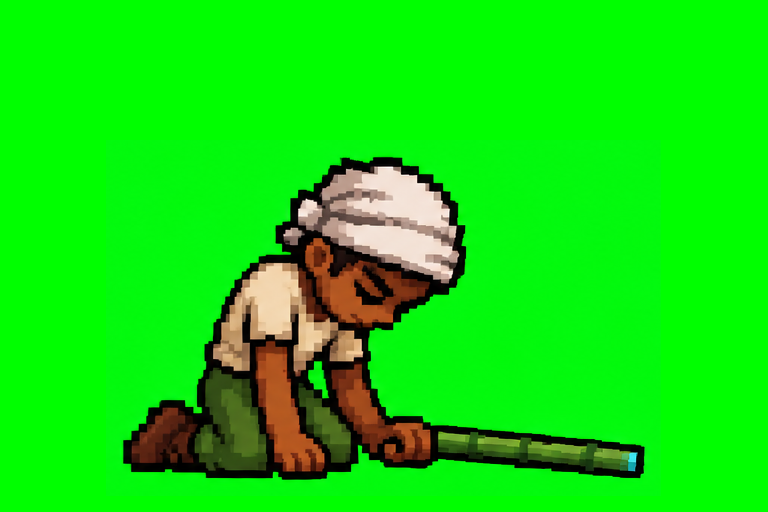
#> input picture fable/art/hero/source/death.png, 768 x 512 px
$ python build_skin_sprites.py ../hero/source/death.png ../hero/source/hurt.png
#> lines starting #> are read from the running program, lines starting #| are printed output that depends on the picture
"""Build animated sprite sheets for the Stone-kin and Ember-kin hero skins.

Source: art/skins/source/stonekin_emberkin.png — one green-screen sheet, Stone-kin
on the top row and Ember-kin on the bottom, each with READY / SHOOT / HURT / DEATH
poses holding a bamboo staff.

For each skin and each weapon this writes <skin>_<weapon>.png (18 frames of 96×64,
same frame layout as the human hero sheets, see game/systems/heroSprite.ts).

Usage (needs Pillow + NumPy):
    python art/skins/build_skin_sprites.py art/skins/source/stonekin_emberkin.png /tmp/skins_out
    for f in /tmp/skins_out/*.png; do cp "$f" "public/sprites/hero_$(basename "$f")"; done
(the hero_ prefix keeps them from clashing with BootScene's static '<skin>_<weapon>' textures)
Add --maps to print ASCII maps of each pose (used to measure the staff lines below).
"""
import sys, json
from pathlib import Path
import numpy as np
from PIL import Image
sys.path.insert(0, str(Path(__file__).resolve().parent.parent))
from swing import swing_frames

SRC = Path(sys.argv[1]); OUT = Path(sys.argv[2]); OUT.mkdir(parents=True, exist_ok=True)
MAPS = '--maps' in sys.argv
FW, FH = 96, 64
BASE_Y = FH - 2
CX = FW // 2
TARGET_H = 48            # game px tall for the READY pose (the human hero is ~49)

SKINS = {
    # cells: (x0, x1, y0, y1) in the source sheet for each pose
    'obsidian': dict(
        cells={'ready': (28, 336, 75, 440), 'shoot': (360, 806, 75, 440), 'hurt': (806, 1145, 75, 440), 'death': (1145, 1530, 75, 440)},
        motion='slither',
    ),
    'ember': dict(
        cells={'ready': (8, 344, 550, 945), 'shoot': (356, 793, 550, 945), 'hurt': (793, 1152, 550, 945), 'death': (1152, 1530, 550, 945)},
        motion='walk',
        # Ember-kin has no green of its own except the staff, so any other green is screen spill.
        green_is_spill=True,
    ),
}

BG = np.array([3, 250, 19])

def key_cell(sheet, box):
    x0, x1, y0, y1 = box
    im = sheet[y0:y1, x0:x1].astype(np.int32)
    d = np.sqrt(((im - BG) ** 2).sum(axis=2))
    r, g, b = im[..., 0], im[..., 1], im[..., 2]
    bg = (d < 60) | ((g > 200) & (r < 40) & (b < 70))
    alpha = np.where(bg, 0, 255).astype(np.uint8)
    return np.dstack([im.astype(np.uint8), alpha])

def shrink(rgba, scale):
    h, w = rgba.shape[:2]
    nw, nh = max(1, round(w / scale)), max(1, round(h / scale))
    arr = rgba.astype(np.float32)
    a = arr[..., 3:4] / 255.0
    pre = np.concatenate([arr[..., :3] * a, a * 255], axis=2)
    small = np.array(Image.fromarray(pre.astype(np.uint8)).resize((nw, nh), Image.BOX)).astype(np.float32)
    al = small[..., 3:4]
    rgb = np.where(al > 0, small[..., :3] * 255.0 / np.maximum(al, 1), 0)
    out = np.dstack([np.clip(rgb, 0, 255), np.where(al[..., 0] >= 110, 255, 0)]).astype(np.uint8)
    # Despill: edge pixels that are still mostly background green become transparent.
    a2 = out[..., 3] > 0
    pad = np.pad(a2, 1, constant_values=False)
    edge = a2 & ~(pad[:-2, 1:-1] & pad[2:, 1:-1] & pad[1:-1, :-2] & pad[1:-1, 2:])
    o = out.astype(np.int32)
    spill = edge & (o[..., 1] > o[..., 0] + 70) & (o[..., 1] > o[..., 2] + 70) & (o[..., 0] < 50)
    out[spill] = 0
    out = fill_holes(out)
    # Drop tiny specks (e.g. the hurt pose's "!" marks) not connected to the body.
    return drop_specks(out)

def fill_holes(fr):
    """Transparent pixels fully enclosed by the body (bright runes that matched the
    green screen) get the average colour of their opaque neighbours."""
    a = fr[..., 3] > 0
    h, w = a.shape
    outside = np.zeros_like(a)
    stack = [(y, x) for y in range(h) for x in (0, w - 1) if not a[y, x]] + \
            [(y, x) for x in range(w) for y in (0, h - 1) if not a[y, x]]
    for y, x in stack: outside[y, x] = True
    while stack:
        y, x = stack.pop()
        for ny, nx in ((y - 1, x), (y + 1, x), (y, x - 1), (y, x + 1)):
            if 0 <= ny < h and 0 <= nx < w and not a[ny, nx] and not outside[ny, nx]:
                outside[ny, nx] = True; stack.append((ny, nx))
    out = fr.copy()
    for y, x in zip(*np.where(~a & ~outside)):
        nb = [fr[ny, nx, :3].astype(int) for ny, nx in ((y - 1, x), (y + 1, x), (y, x - 1), (y, x + 1))
              if 0 <= ny < h and 0 <= nx < w and a[ny, nx]]
        if nb:
            out[y, x, :3] = np.mean(nb, axis=0).astype(np.uint8); out[y, x, 3] = 255
    return out

def drop_specks(fr, min_px=10, keep_glow=True):
    a = fr[..., 3] > 0
    h, w = a.shape
    seen = np.zeros_like(a)
    out = fr.copy()
    for sy in range(h):
        for sx in range(w):
            if a[sy, sx] and not seen[sy, sx]:
                stack, comp = [(sy, sx)], []
                seen[sy, sx] = True
                while stack:
                    y, x = stack.pop(); comp.append((y, x))
                    for dy in (-1, 0, 1):
                        for dx in (-1, 0, 1):
                            ny, nx = y + dy, x + dx
                            if 0 <= ny < h and 0 <= nx < w and a[ny, nx] and not seen[ny, nx]:
                                seen[ny, nx] = True; stack.append((ny, nx))
                if len(comp) < min_px:
                    px = np.array(comp)
                    cols = fr[px[:, 0], px[:, 1], :3].astype(int)
                    glow = keep_glow and (cols[:, 2] > cols[:, 0] + 30).any()   # keep the shoot flash sparkles
                    if not glow:
                        out[px[:, 0], px[:, 1]] = 0
    return out

def body_anchor(px):
    """Column of the head/torso: erode away thin parts (staff, fingers), then take the
    centroid of what's left in the upper half."""
    a = px[..., 3] > 0
    e = a.copy()
    for _ in range(2):
        p = np.pad(e, 1, constant_values=False)
        e = e & p[:-2, 1:-1] & p[2:, 1:-1] & p[1:-1, :-2] & p[1:-1, 2:]
    ys, xs = np.where(e if e.any() else a)
    top, bot = ys.min(), ys.max()
    sel = ys <= top + (bot - top) * 0.5
    return int(round(xs[sel].mean()))

def place(px, anchor):
    a = px[..., 3] > 0
    ys, xs = np.where(a)
    frame = np.zeros((FH, FW, 4), np.uint8)
    dx, dy = CX - anchor, BASE_Y - ys.max()
    for y, x in zip(ys, xs):
        nx, ny = x + dx, y + dy
        if 0 <= nx < FW and 0 <= ny < FH:
            frame[ny, nx] = px[y, x]
    return frame

# [22 lines left out: functions outline, ascii_map, not called in this run]

sheet = np.array(Image.open(SRC).convert('RGB'))
#> sheet is the input picture: shape (512, 768, 3); mean R, G, B 18.6, 222.9, 13.8
built = {}
for skin, cfg in SKINS.items():
    raw = {k: key_cell(sheet, box) for k, box in cfg['cells'].items()}
    ra = raw['ready'][..., 3] > 0
    ys = np.where(ra.any(axis=1))[0]
    scale = (ys.max() - ys.min() + 1) / TARGET_H
    poses = {}
    for k, r in raw.items():
        px = shrink(r, scale)
#> (the run stopped early here; a loop or call above may not have finished)

$ run again, on fable/art/hero/source/ready.png
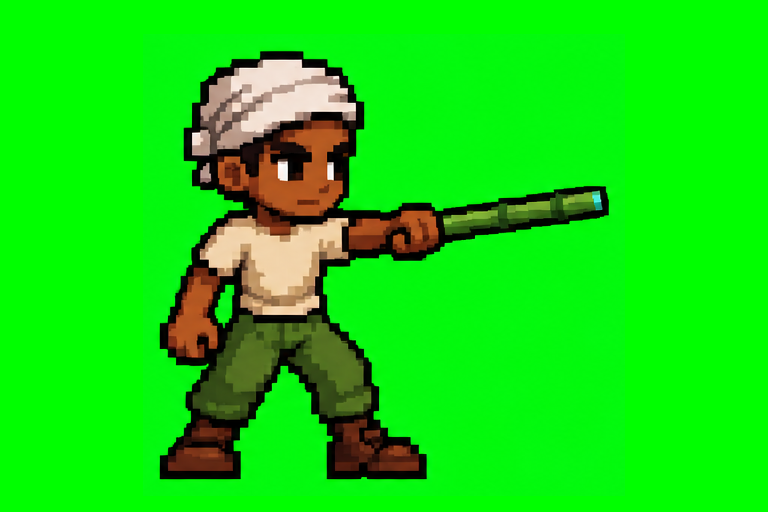
#> input picture fable/art/hero/source/ready.png, 768 x 512 px
#> sheet is the input picture: shape (512, 768, 3); mean R, G, B 19.9, 219.9, 14.7

$ run again, on fable/art/hero/source/shoot.png
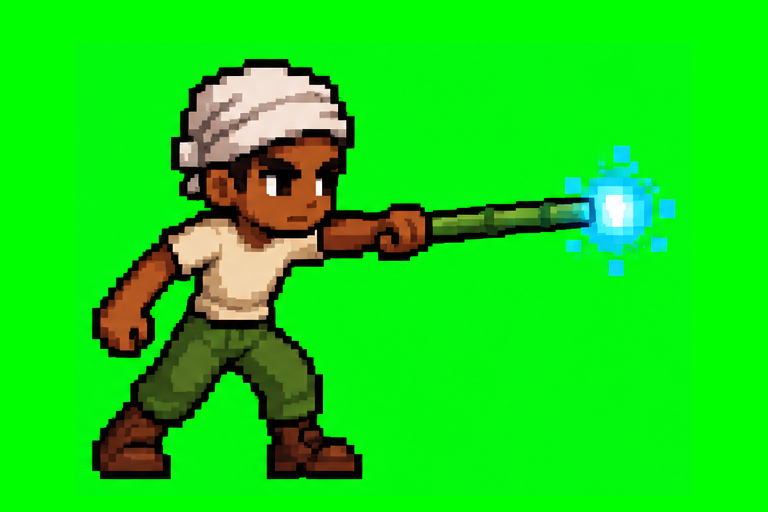
#> input picture fable/art/hero/source/shoot.png, 768 x 512 px
#> sheet is the input picture: shape (512, 768, 3); mean R, G, B 21.4, 218.2, 20.8
